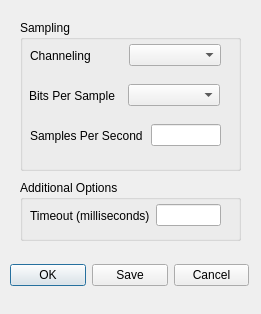
<?xml version="1.0" encoding="UTF-8"?>
<ui version="4.0">
 <class>AudioSettings</class>
 <widget class="QDialog" name="AudioSettings">
  <property name="geometry">
   <rect>
    <x>0</x>
    <y>0</y>
    <width>261</width>
    <height>314</height>
   </rect>
  </property>
  <property name="windowTitle">
   <string>Audio Configuration</string>
  </property>
  <property name="windowIcon">
   <iconset resource="intercom.qrc">
    <normaloff>:/res/settings.png</normaloff>:/res/settings.png</iconset>
  </property>
  <widget class="QGroupBox" name="gbAudioSampling">
   <property name="geometry">
    <rect>
     <x>20</x>
     <y>20</y>
     <width>221</width>
     <height>151</height>
    </rect>
   </property>
   <property name="title">
    <string>Sampling</string>
   </property>
   <widget class="QWidget" name="horizontalLayoutWidget">
    <property name="geometry">
     <rect>
      <x>10</x>
      <y>20</y>
      <width>191</width>
      <height>31</height>
     </rect>
    </property>
    <layout class="QHBoxLayout" name="horizontalLayout">
     <item>
      <widget class="QLabel" name="lbChannel">
       <property name="text">
        <string>Channeling</string>
       </property>
      </widget>
     </item>
     <item>
      <widget class="QComboBox" name="cmbChannels"/>
     </item>
    </layout>
   </widget>
   <widget class="QWidget" name="horizontalLayoutWidget_2">
    <property name="geometry">
     <rect>
      <x>9</x>
      <y>60</y>
      <width>191</width>
      <height>31</height>
     </rect>
    </property>
    <layout class="QHBoxLayout" name="horizontalLayout_2">
     <item>
      <widget class="QLabel" name="lbBitPerSec">
       <property name="text">
        <string>Bits Per Sample</string>
       </property>
      </widget>
     </item>
     <item>
      <widget class="QComboBox" name="cmbBitsPerSample"/>
     </item>
    </layout>
   </widget>
   <widget class="QWidget" name="horizontalLayoutWidget_3">
    <property name="geometry">
     <rect>
      <x>10</x>
      <y>100</y>
      <width>191</width>
      <height>31</height>
     </rect>
    </property>
    <layout class="QHBoxLayout" name="horizontalLayout_3">
     <item>
      <widget class="QLabel" name="lbSamplesPerSec">
       <property name="text">
        <string>Samples Per Second</string>
       </property>
      </widget>
     </item>
     <item>
      <spacer name="horizontalSpacer">
       <property name="orientation">
        <enum>Qt::Horizontal</enum>
       </property>
       <property name="sizeHint" stdset="0">
        <size>
         <width>40</width>
         <height>20</height>
        </size>
       </property>
      </spacer>
     </item>
     <item>
      <widget class="QLineEdit" name="etSamplesPerSecond"/>
     </item>
    </layout>
   </widget>
  </widget>
  <widget class="QGroupBox" name="gbAudioTimeout">
   <property name="geometry">
    <rect>
     <x>20</x>
     <y>180</y>
     <width>221</width>
     <height>61</height>
    </rect>
   </property>
   <property name="title">
    <string>Additional Options</string>
   </property>
   <widget class="QWidget" name="horizontalLayoutWidget_4">
    <property name="geometry">
     <rect>
      <x>10</x>
      <y>20</y>
      <width>191</width>
      <height>31</height>
     </rect>
    </property>
    <layout class="QHBoxLayout" name="horizontalLayout_4">
     <item>
      <widget class="QLabel" name="lbTimeout">
       <property name="text">
        <string>Timeout (milliseconds)</string>
       </property>
      </widget>
     </item>
     <item>
      <widget class="QLineEdit" name="etTimeout"/>
     </item>
    </layout>
   </widget>
  </widget>
  <widget class="QWidget" name="horizontalLayoutWidget_5">
   <property name="geometry">
    <rect>
     <x>10</x>
     <y>250</y>
     <width>239</width>
     <height>51</height>
    </rect>
   </property>
   <layout class="QHBoxLayout" name="horizontalLayout_5">
    <item>
     <widget class="QPushButton" name="bnOK">
      <property name="text">
       <string>OK</string>
      </property>
     </widget>
    </item>
    <item>
     <widget class="QPushButton" name="bnSave">
      <property name="text">
       <string>Save</string>
      </property>
     </widget>
    </item>
    <item>
     <widget class="QPushButton" name="bnCancel">
      <property name="text">
       <string>Cancel</string>
      </property>
     </widget>
    </item>
   </layout>
  </widget>
 </widget>
 <resources>
  <include location="intercom.qrc"/>
 </resources>
 <connections/>
</ui>
